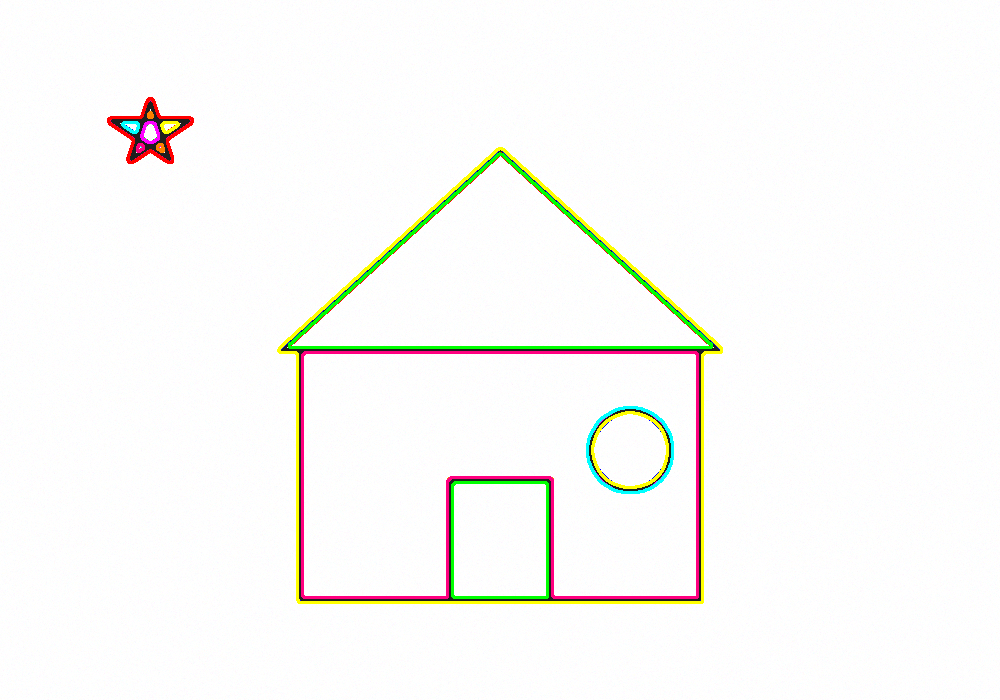
#> input picture V1/resultados_dibujo_casa/edges/08_strokes.png, 1000 x 700 px; its folder holds only this picture in this run
$ python main.py -i V1/resultados_dibujo_casa/edges/08_strokes.png
#> lines starting #> are read from the running program, lines starting #| are printed output that depends on the picture
### image_processing/preprocess.py
"""
image_processing/preprocess.py
===============================
Etapa 1 del pipeline: preprocesamiento de la fotografia.

Responsabilidades de este modulo:
    - Cargar la imagen desde disco.
    - (Opcional) Corregir perspectiva si se conocen las esquinas del papel.
    - Convertir a escala de grises.
    - Reducir ruido (Gaussian Blur).
    - Ajustar contraste/brillo (opcional).
    - Binarizar (threshold) para obtener una mascara blanco/negro donde
      el trazo del dibujo queda en blanco (255) sobre fondo negro (0).

Cada funcion es independiente y recibe/devuelve arrays de NumPy (imagenes
de OpenCV), de forma que main.py pueda inspeccionar y guardar el resultado
de cada paso por separado.
"""

from __future__ import annotations

from pathlib import Path
from typing import Optional, Sequence, Tuple

import cv2
import numpy as np

import config


def load_image(path: str | Path) -> np.ndarray:
    """Carga una imagen desde disco en formato BGR (convencion de OpenCV).

    Lanza FileNotFoundError si la ruta no existe, y ValueError si el
    archivo no pudo ser interpretado como imagen.
    """
    path = Path(path)
    if not path.exists():
        raise FileNotFoundError(f"No se encontro la imagen de entrada: {path}")

    image = cv2.imread(str(path), cv2.IMREAD_COLOR)
#> image is the input picture: shape (700, 1000, 3); mean B, G, R 247.3, 250.1, 250.3
    if image is None:
        raise ValueError(f"No se pudo leer la imagen (formato no soportado?): {path}")

    return image


# [181 lines left out: functions correct_perspective, to_grayscale, denoise, adjust_contrast, binarize, preprocess_pipeline, not called in this run]

### image_processing/face.py
"""
image_processing/face.py
========================
Etapas especificas para RETRATOS (caras de personas).

El pipeline "drawing" (threshold global + skeleton) asume un dibujo de
lineas oscuras sobre papel blanco. En una fotografia de una cara eso no
se cumple: un threshold global convierte la foto en manchas (pelo, ropa,
sombras, fondo) y el skeleton de una mancha es su "eje medio", no una
linea que tenga sentido dibujar.

Este modulo resuelve el problema en 5 pasos con OpenCV (el unico modelo
es YuNet, un detector de caras de 230 KB que corre en una Raspberry Pi):

    1. detect_face()            -> cara + 5 puntos (ojos, nariz, comisuras)
                                   con YuNet; Haar como respaldo.
    2. crop_portrait()          -> recorte cabeza + cuello y tamano fijo.
    3. segment_foreground()     -> mascara persona/fondo (GrabCut), para
                                   no dibujar el fondo sin importar su color.
    4. normalize_illumination() -> elimina gradientes de luz/sombra
                                   (flat-field) y ecualiza contraste (CLAHE).
    5. extract_line_mask()      -> lineas finas tipo "boceto" con XDoG
                                   (diferencia de Gaussianas), que responde
                                   a rasgos (ojos, cejas, nariz, boca, pelo)
                                   y no a regiones grandes oscuras.

La mascara de lineas resultante se pasa al mismo skeleton -> strokes del
resto del pipeline.
"""

from __future__ import annotations

from dataclasses import dataclass
from typing import Optional, Tuple

import cv2
import numpy as np

import config

Rect = Tuple[int, int, int, int]  # (x, y, w, h)


@dataclass
class Face:
    """Cara detectada.

    rect: caja CUADRADA (x, y, w, h) con la geometria de una deteccion Haar
        (frente a barbilla, mejilla a mejilla). Todos los margenes y zonas
        del modulo estan definidos respecto a esta caja.
    landmarks: array 5x2 (x, y) = ojo derecho, ojo izquierdo, punta de la
        nariz, comisura derecha, comisura izquierda (derecha/izquierda de la
        persona). None si la cara vino del detector Haar.
    """

    rect: Rect
    landmarks: Optional[np.ndarray] = None

    # [6 lines left out: function roll_deg, not called in this run]


# ---------------------------------------------------------------------------
# 1. Deteccion de cara
# ---------------------------------------------------------------------------
def _load_cascade(name: str) -> Optional[cv2.CascadeClassifier]:
    base = getattr(getattr(cv2, "data", None), "haarcascades", "")
    cascade = cv2.CascadeClassifier(base + name)
    return None if cascade.empty() else cascade


def _detect_yunet(image: np.ndarray) -> Optional[Face]:
    """YuNet (OpenCV FaceDetectorYN): tolera cabeza inclinada, cara
    parcialmente tapada (selfie con celular) y mala iluminacion, y devuelve
    los 5 puntos de referencia. None si no hay modelo o no encuentra cara."""
    model = config.YUNET_MODEL_PATH
    if not hasattr(cv2, "FaceDetectorYN") or not model.exists():
        return None
    h, w = image.shape[:2]
    # YuNet trabaja mejor a ~640 px; se escala y se regresa a la original.
    scale = min(1.0, 640.0 / max(h, w))
    small = cv2.resize(image, None, fx=scale, fy=scale, interpolation=cv2.INTER_AREA) if scale < 1 else image
    detector = cv2.FaceDetectorYN.create(
        str(model), "", (small.shape[1], small.shape[0]), config.YUNET_SCORE_THRESHOLD, 0.3, 5000
    )
    _, faces = detector.detect(small)
    if faces is None or len(faces) == 0:
        return None
    best = max(faces, key=lambda f: f[2] * f[3]) / scale
    x, y, bw, bh = best[:4]
    landmarks = best[4:14].reshape(5, 2).astype(np.float32)

    # La caja de YuNet es mas alta y angosta que la de Haar (para la que se
    # ajustaron margenes y zonas): se convierte a un cuadrado equivalente.
    side = 1.15 * bw
    cx, cy = x + bw / 2, y + 0.47 * bh
    rect = (int(cx - side / 2), int(cy - side / 2), int(side), int(side))
    return Face(rect, landmarks)


def _detect_haar(image: np.ndarray) -> Optional[Face]:
    gray = cv2.cvtColor(image, cv2.COLOR_BGR2GRAY) if image.ndim == 3 else image
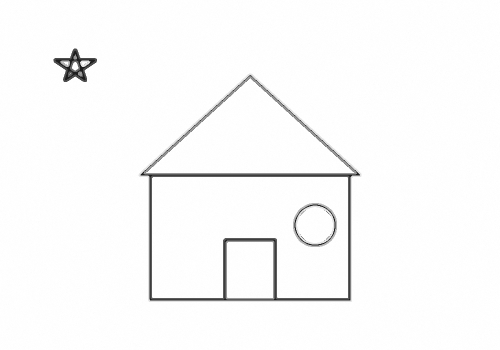
#> gray: shape (700, 1000) (shown at 1/2 size); min 29, max 255, mean 249.9
    gray = cv2.equalizeHist(gray)
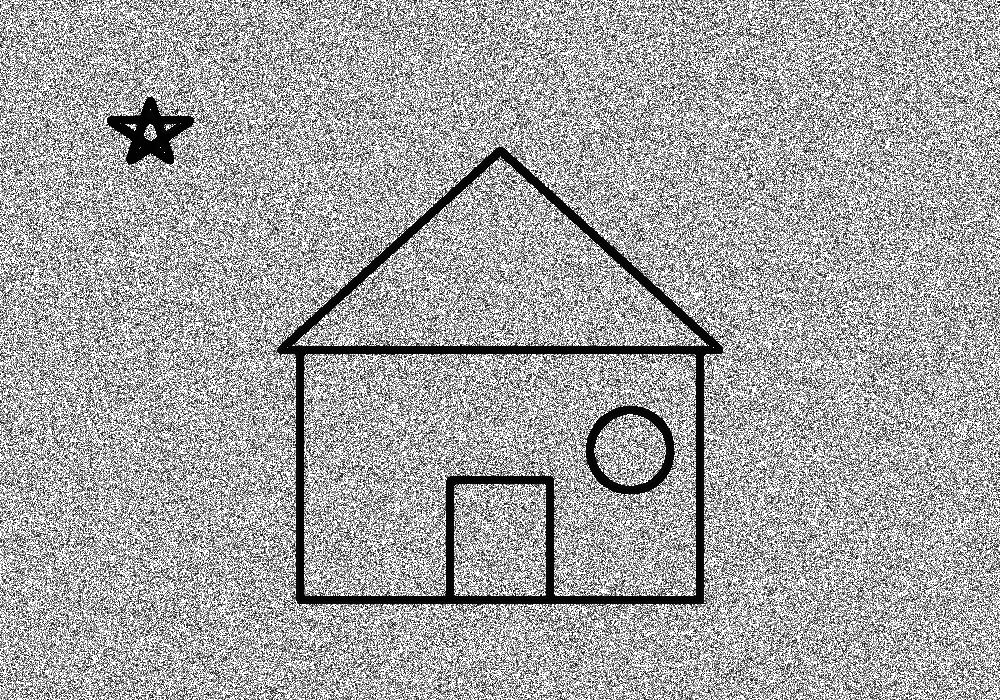
#> gray: shape (700, 1000); min 0, max 255, mean 165.7
    min_side = max(30, int(min(gray.shape[:2]) * config.FACE_MIN_SIZE_RATIO))
    for name in config.FACE_CASCADES:
        cascade = _load_cascade(name)
        if cascade is None:
            continue
        faces = cascade.detectMultiScale(
            gray, scaleFactor=1.1, minNeighbors=5, minSize=(min_side, min_side)
        )
        if len(faces) > 0:
            x, y, w, h = max(faces, key=lambda r: r[2] * r[3])
            return Face((int(x), int(y), int(w), int(h)))
#> (the rest of the program and of its run is left out)
